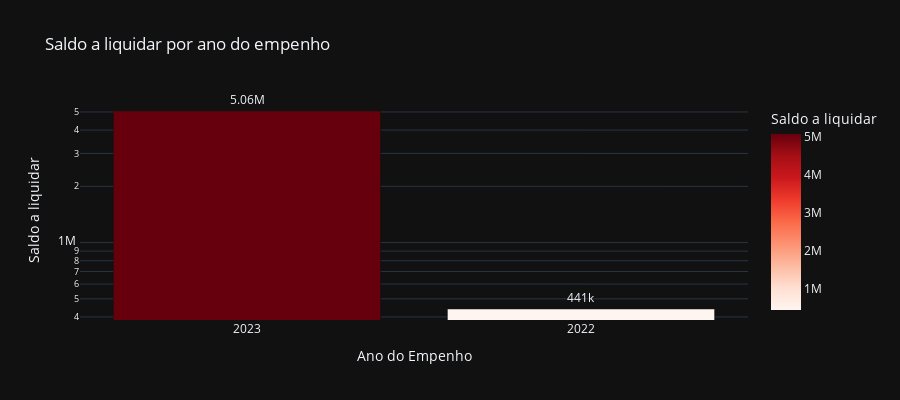

The cell this chart's notebook holds for it:
### Code cell
# Saldo a liquidar por ano
cols = ['ANO', 'A_LIQUIDAR']

df_aux = df.loc[:, cols].groupby('ANO').sum().sort_values(by= 'A_LIQUIDAR', ascending=False).reset_index()
df_aux = df_aux[df_aux['A_LIQUIDAR'] > 0]
fig = px.bar(df_aux, 
             x='ANO', 
             y='A_LIQUIDAR',
             title='Saldo a liquidar por ano do empenho',
             labels={'ANO':'Ano do Empenho', 'A_LIQUIDAR':'Saldo a liquidar'},
             text_auto='.3s',
             height=400,
             log_y=True,
             color='A_LIQUIDAR',
             color_continuous_scale = 'reds',
             template='plotly_dark')
fig.update_traces(textposition = 'outside', cliponaxis = False, hovertemplate=None)
fig.update_layout(hovermode="x unified")

fig.show()

### Figure 1 — Plotly figure (JSON) as saved in the notebook; plotly's stock layout.template omitted (floating-point values rounded to 4 significant figures)
{"data": [{"alignmentgroup": "True", "cliponaxis": false, "legendgroup": "", "marker": {"color": [5060000.0, 441200.0], "coloraxis": "coloraxis", "pattern": {"shape": ""}}, "name": "", "offsetgroup": "", "orientation": "v", "showlegend": false, "textposition": "outside", "texttemplate": "%{y:.3s}", "type": "bar", "x": ["2023", "2022"], "xaxis": "x", "y": [5060000.0, 441200.0], "yaxis": "y"}], "layout": {"barmode": "relative", "coloraxis": {"colorbar": {"title": {"text": "Saldo a liquidar"}}, "colorscale": [[0, "rgb(255,245,240)"], [0.125, "rgb(254,224,210)"], [0.25, "rgb(252,187,161)"], [0.375, "rgb(252,146,114)"], [0.5, "rgb(251,106,74)"], [0.625, "rgb(239,59,44)"], [0.75, "rgb(203,24,29)"], [0.875, "rgb(165,15,21)"], [1, "rgb(103,0,13)"]]}, "height": 400, "hovermode": "x unified", "legend": {"tracegroupgap": 0}, "title": {"text": "Saldo a liquidar por ano do empenho"}, "xaxis": {"anchor": "y", "domain": [0, 1], "title": {"text": "Ano do Empenho"}}, "yaxis": {"anchor": "x", "domain": [0, 1], "title": {"text": "Saldo a liquidar"}, "type": "log"}}}
